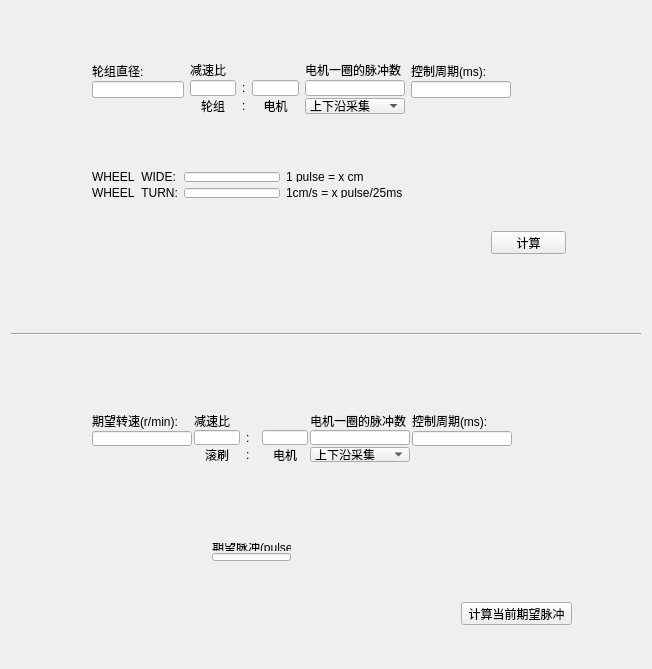
<?xml version="1.0" encoding="UTF-8"?>
<ui version="4.0">
 <class>Widget</class>
 <widget class="QWidget" name="Widget">
  <property name="geometry">
   <rect>
    <x>0</x>
    <y>0</y>
    <width>652</width>
    <height>669</height>
   </rect>
  </property>
  <property name="windowTitle">
   <string>Widget</string>
  </property>
  <layout class="QVBoxLayout" name="verticalLayout_4">
   <item>
    <widget class="QWidget" name="widget" native="true">
     <widget class="QWidget" name="layoutWidget">
      <property name="geometry">
       <rect>
        <x>70</x>
        <y>150</y>
        <width>333</width>
        <height>48</height>
       </rect>
      </property>
      <layout class="QGridLayout" name="gridLayout_2">
       <item row="1" column="0">
        <widget class="QLabel" name="label_10">
         <property name="text">
          <string>WHEEL_TURN:</string>
         </property>
        </widget>
       </item>
       <item row="0" column="1">
        <widget class="QLineEdit" name="Edit_WIDE"/>
       </item>
       <item row="1" column="1">
        <widget class="QLineEdit" name="Edit_TURN"/>
       </item>
       <item row="1" column="2">
        <widget class="QLabel" name="label_11">
         <property name="text">
          <string>1cm/s = x pulse/25ms</string>
         </property>
        </widget>
       </item>
       <item row="0" column="0">
        <widget class="QLabel" name="label_8">
         <property name="text">
          <string>WHEEL_WIDE:</string>
         </property>
        </widget>
       </item>
       <item row="0" column="2">
        <widget class="QLabel" name="label_9">
         <property name="text">
          <string>1 pulse = x cm</string>
         </property>
        </widget>
       </item>
      </layout>
     </widget>
     <widget class="QPushButton" name="calculate_button">
      <property name="geometry">
       <rect>
        <x>480</x>
        <y>220</y>
        <width>75</width>
        <height>23</height>
       </rect>
      </property>
      <property name="text">
       <string>计算</string>
      </property>
     </widget>
     <widget class="QWidget" name="layoutWidget">
      <property name="geometry">
       <rect>
        <x>70</x>
        <y>40</y>
        <width>441</width>
        <height>74</height>
       </rect>
      </property>
      <layout class="QHBoxLayout" name="horizontalLayout">
       <item>
        <layout class="QVBoxLayout" name="verticalLayout">
         <property name="spacing">
          <number>2</number>
         </property>
         <item>
          <widget class="QLabel" name="label">
           <property name="maximumSize">
            <size>
             <width>100</width>
             <height>16777215</height>
            </size>
           </property>
           <property name="text">
            <string>轮组直径:</string>
           </property>
          </widget>
         </item>
         <item>
          <widget class="QLineEdit" name="Edit_dia">
           <property name="maximumSize">
            <size>
             <width>100</width>
             <height>16777215</height>
            </size>
           </property>
          </widget>
         </item>
         <item>
          <widget class="QLabel" name="label_32">
           <property name="text">
            <string/>
           </property>
          </widget>
         </item>
        </layout>
       </item>
       <item>
        <layout class="QGridLayout" name="gridLayout">
         <property name="verticalSpacing">
          <number>2</number>
         </property>
         <item row="1" column="1">
          <widget class="QLabel" name="label_3">
           <property name="maximumSize">
            <size>
             <width>10</width>
             <height>16777215</height>
            </size>
           </property>
           <property name="text">
            <string>:</string>
           </property>
          </widget>
         </item>
         <item row="0" column="0">
          <widget class="QLabel" name="label_2">
           <property name="text">
            <string>减速比</string>
           </property>
          </widget>
         </item>
         <item row="1" column="0">
          <widget class="QLineEdit" name="Edit_ratio_1">
           <property name="maximumSize">
            <size>
             <width>50</width>
             <height>16777215</height>
            </size>
           </property>
          </widget>
         </item>
         <item row="1" column="2">
          <widget class="QLineEdit" name="Edit_ratio_2">
           <property name="maximumSize">
            <size>
             <width>50</width>
             <height>16777215</height>
            </size>
           </property>
          </widget>
         </item>
         <item row="2" column="1">
          <widget class="QLabel" name="label_4">
           <property name="text">
            <string>:</string>
           </property>
          </widget>
         </item>
         <item row="2" column="0">
          <widget class="QLabel" name="label_5">
           <property name="text">
            <string>轮组</string>
           </property>
           <property name="alignment">
            <set>Qt::AlignCenter</set>
           </property>
          </widget>
         </item>
         <item row="2" column="2">
          <widget class="QLabel" name="label_6">
           <property name="text">
            <string>电机</string>
           </property>
           <property name="alignment">
            <set>Qt::AlignCenter</set>
           </property>
           <property name="indent">
            <number>-3</number>
           </property>
          </widget>
         </item>
        </layout>
       </item>
       <item>
        <layout class="QVBoxLayout" name="verticalLayout_2">
         <property name="spacing">
          <number>2</number>
         </property>
         <item>
          <widget class="QLabel" name="label_7">
           <property name="maximumSize">
            <size>
             <width>16777215</width>
             <height>18</height>
            </size>
           </property>
           <property name="text">
            <string>电机一圈的脉冲数</string>
           </property>
          </widget>
         </item>
         <item>
          <widget class="QLineEdit" name="Edit_pulse">
           <property name="maximumSize">
            <size>
             <width>100</width>
             <height>16777215</height>
            </size>
           </property>
          </widget>
         </item>
         <item>
          <widget class="QComboBox" name="comboBox">
           <property name="maximumSize">
            <size>
             <width>100</width>
             <height>16777215</height>
            </size>
           </property>
           <item>
            <property name="text">
             <string>上下沿采集</string>
            </property>
           </item>
           <item>
            <property name="text">
             <string>仅采集上升沿/下降沿</string>
            </property>
           </item>
          </widget>
         </item>
        </layout>
       </item>
       <item>
        <layout class="QVBoxLayout" name="verticalLayout_3">
         <property name="spacing">
          <number>2</number>
         </property>
         <item>
          <widget class="QLabel" name="label_13">
           <property name="text">
            <string>控制周期(ms):</string>
           </property>
          </widget>
         </item>
         <item>
          <widget class="QLineEdit" name="Edit_period"/>
         </item>
         <item>
          <widget class="QLabel" name="label_33">
           <property name="text">
            <string/>
           </property>
          </widget>
         </item>
        </layout>
       </item>
      </layout>
     </widget>
     <zorder>calculate_button</zorder>
     <zorder>layoutWidget</zorder>
     <zorder>layoutWidget</zorder>
    </widget>
   </item>
   <item>
    <widget class="Line" name="line">
     <property name="orientation">
      <enum>Qt::Horizontal</enum>
     </property>
    </widget>
   </item>
   <item>
    <widget class="QWidget" name="widget_2" native="true">
     <widget class="QWidget" name="layoutWidget_5">
      <property name="geometry">
       <rect>
        <x>190</x>
        <y>190</y>
        <width>101</width>
        <height>40</height>
       </rect>
      </property>
      <layout class="QVBoxLayout" name="verticalLayout_8">
       <property name="spacing">
        <number>2</number>
       </property>
       <item>
        <widget class="QLabel" name="label_29">
         <property name="text">
          <string>期望脉冲(pulse)</string>
         </property>
        </widget>
       </item>
       <item>
        <widget class="QLineEdit" name="Edit_roll_hope"/>
       </item>
      </layout>
     </widget>
     <widget class="QPushButton" name="calculate_button_roll">
      <property name="geometry">
       <rect>
        <x>450</x>
        <y>260</y>
        <width>111</width>
        <height>23</height>
       </rect>
      </property>
      <property name="text">
       <string>计算当前期望脉冲</string>
      </property>
     </widget>
     <widget class="QWidget" name="layoutWidget">
      <property name="geometry">
       <rect>
        <x>70</x>
        <y>60</y>
        <width>442</width>
        <height>71</height>
       </rect>
      </property>
      <layout class="QHBoxLayout" name="horizontalLayout_2">
       <property name="spacing">
        <number>2</number>
       </property>
       <item>
        <layout class="QVBoxLayout" name="verticalLayout_7">
         <property name="spacing">
          <number>2</number>
         </property>
         <item>
          <widget class="QLabel" name="label_28">
           <property name="text">
            <string>期望转速(r/min):</string>
           </property>
          </widget>
         </item>
         <item>
          <widget class="QLineEdit" name="Edit_Roll_rpm"/>
         </item>
         <item>
          <widget class="QLabel" name="label_20">
           <property name="text">
            <string/>
           </property>
          </widget>
         </item>
        </layout>
       </item>
       <item>
        <layout class="QGridLayout" name="gridLayout_3">
         <property name="verticalSpacing">
          <number>2</number>
         </property>
         <item row="1" column="1">
          <widget class="QLabel" name="label_14">
           <property name="minimumSize">
            <size>
             <width>10</width>
             <height>0</height>
            </size>
           </property>
           <property name="text">
            <string>:</string>
           </property>
          </widget>
         </item>
         <item row="0" column="0">
          <widget class="QLabel" name="label_15">
           <property name="text">
            <string>减速比</string>
           </property>
          </widget>
         </item>
         <item row="1" column="0">
          <widget class="QLineEdit" name="Edit_roll_ratio_1">
           <property name="maximumSize">
            <size>
             <width>50</width>
             <height>16777215</height>
            </size>
           </property>
          </widget>
         </item>
         <item row="1" column="2">
          <widget class="QLineEdit" name="Edit_roll_ratio_2">
           <property name="maximumSize">
            <size>
             <width>50</width>
             <height>16777215</height>
            </size>
           </property>
          </widget>
         </item>
         <item row="2" column="1">
          <widget class="QLabel" name="label_16">
           <property name="text">
            <string>:</string>
           </property>
          </widget>
         </item>
         <item row="2" column="0">
          <widget class="QLabel" name="label_17">
           <property name="text">
            <string>滚刷</string>
           </property>
           <property name="alignment">
            <set>Qt::AlignCenter</set>
           </property>
          </widget>
         </item>
         <item row="2" column="2">
          <widget class="QLabel" name="label_18">
           <property name="text">
            <string>电机</string>
           </property>
           <property name="alignment">
            <set>Qt::AlignCenter</set>
           </property>
           <property name="indent">
            <number>-3</number>
           </property>
          </widget>
         </item>
        </layout>
       </item>
       <item>
        <layout class="QVBoxLayout" name="verticalLayout_5">
         <property name="spacing">
          <number>2</number>
         </property>
         <item>
          <widget class="QLabel" name="label_19">
           <property name="maximumSize">
            <size>
             <width>16777215</width>
             <height>18</height>
            </size>
           </property>
           <property name="text">
            <string>电机一圈的脉冲数</string>
           </property>
          </widget>
         </item>
         <item>
          <widget class="QLineEdit" name="Edit_roll_pulse">
           <property name="maximumSize">
            <size>
             <width>100</width>
             <height>16777215</height>
            </size>
           </property>
          </widget>
         </item>
         <item>
          <widget class="QComboBox" name="comboBox_2">
           <property name="maximumSize">
            <size>
             <width>100</width>
             <height>16777215</height>
            </size>
           </property>
           <item>
            <property name="text">
             <string>上下沿采集</string>
            </property>
           </item>
           <item>
            <property name="text">
             <string>仅采集上升沿/下降沿</string>
            </property>
           </item>
          </widget>
         </item>
        </layout>
       </item>
       <item>
        <layout class="QVBoxLayout" name="verticalLayout_9">
         <property name="spacing">
          <number>2</number>
         </property>
         <item>
          <widget class="QLabel" name="label_30">
           <property name="text">
            <string>控制周期(ms):</string>
           </property>
          </widget>
         </item>
         <item>
          <widget class="QLineEdit" name="Edit_period_2"/>
         </item>
         <item>
          <widget class="QLabel" name="label_31">
           <property name="text">
            <string/>
           </property>
          </widget>
         </item>
        </layout>
       </item>
      </layout>
     </widget>
     <zorder>layoutWidget</zorder>
     <zorder>layoutWidget_5</zorder>
     <zorder>calculate_button_roll</zorder>
    </widget>
   </item>
  </layout>
 </widget>
 <layoutdefault spacing="6" margin="11"/>
 <resources/>
 <connections/>
</ui>
